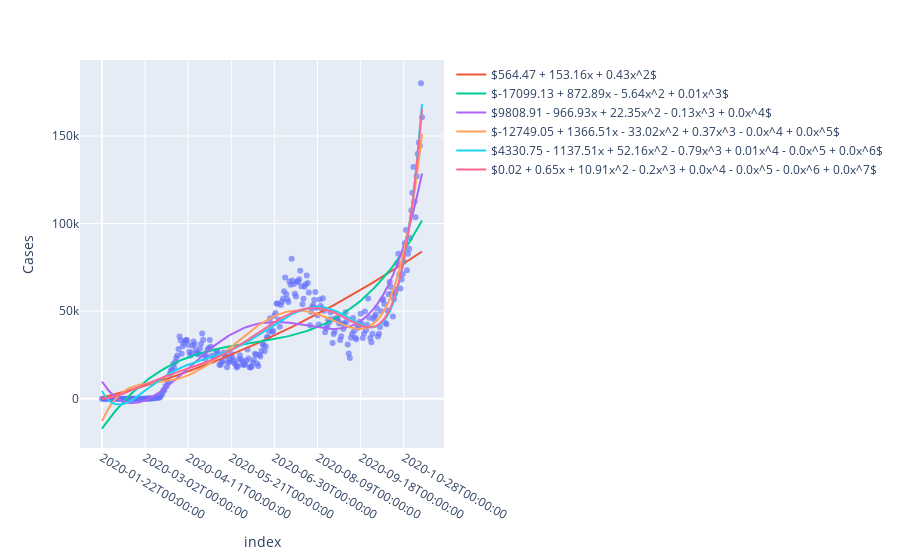

The code cell stored with this chart in its notebook:
### Code cell
x_range = np.linspace(X.min(), X.max(), 100).reshape(-1, 1)

fig = px.scatter(df, x=df.index, y='Cases', opacity=0.65)
degrees = []
for degree in [ 2, 3, 4, 5, 6, 7]:
    poly = PolynomialFeatures(degree)
    poly.fit(X)
    X_poly = poly.transform(X)
    x_range_poly = poly.transform(x_range)

    model = LinearRegression(fit_intercept=False)
    model.fit(X_poly, df.Cases)
    y_poly = model.predict(x_range_poly)

    equation = format_coefs(model.coef_.round(2))
    fig.add_traces(go.Scatter(x=x_range.squeeze(), y=y_poly, name=equation))
    degrees.append(y_poly)
# Set custom x-axis labels
fig.update_xaxes(
    tickvals=df.index[0::40],
    ticktext=df['Date'][0::40],
)

fig.show()
